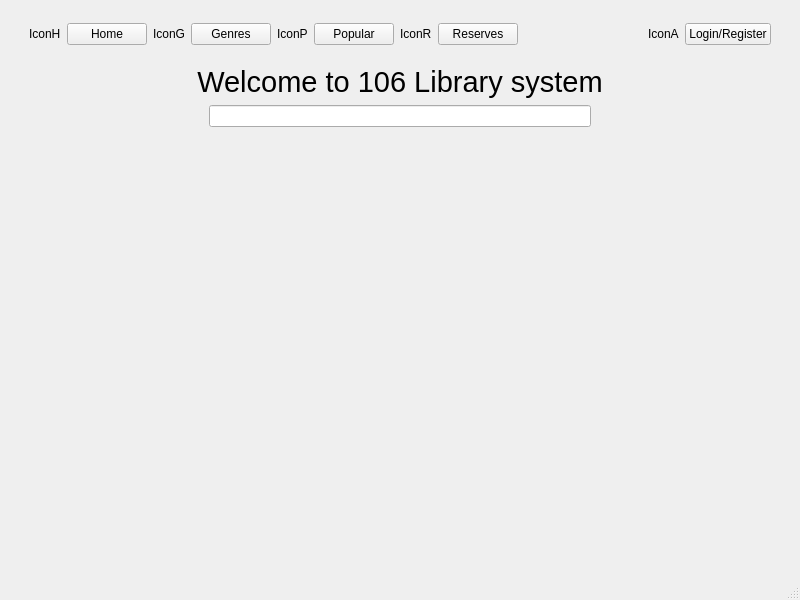
<?xml version="1.0" encoding="UTF-8"?>
<ui version="4.0">
 <class>MainWindow</class>
 <widget class="QMainWindow" name="MainWindow">
  <property name="geometry">
   <rect>
    <x>0</x>
    <y>0</y>
    <width>800</width>
    <height>600</height>
   </rect>
  </property>
  <property name="windowTitle">
   <string>MainWindow</string>
  </property>
  <widget class="QWidget" name="centralwidget">
   <layout class="QVBoxLayout" name="verticalLayout">
    <item>
     <layout class="QHBoxLayout" name="horizontalLayout">
      <item>
       <spacer name="horizontalSpacer_5">
        <property name="orientation">
         <enum>Qt::Horizontal</enum>
        </property>
        <property name="sizeType">
         <enum>QSizePolicy::Minimum</enum>
        </property>
        <property name="sizeHint" stdset="0">
         <size>
          <width>20</width>
          <height>20</height>
         </size>
        </property>
       </spacer>
      </item>
      <item>
       <widget class="QLabel" name="label">
        <property name="text">
         <string>IconH</string>
        </property>
       </widget>
      </item>
      <item>
       <widget class="QPushButton" name="pushButton">
        <property name="text">
         <string>Home</string>
        </property>
       </widget>
      </item>
      <item>
       <widget class="QLabel" name="label_2">
        <property name="text">
         <string>IconG</string>
        </property>
       </widget>
      </item>
      <item>
       <widget class="QPushButton" name="pushButton_2">
        <property name="text">
         <string>Genres</string>
        </property>
       </widget>
      </item>
      <item>
       <widget class="QLabel" name="label_3">
        <property name="text">
         <string>IconP</string>
        </property>
       </widget>
      </item>
      <item>
       <widget class="QPushButton" name="pushButton_3">
        <property name="text">
         <string>Popular</string>
        </property>
       </widget>
      </item>
      <item>
       <widget class="QLabel" name="label_4">
        <property name="text">
         <string>IconR</string>
        </property>
       </widget>
      </item>
      <item>
       <widget class="QPushButton" name="pushButton_4">
        <property name="text">
         <string>Reserves</string>
        </property>
       </widget>
      </item>
      <item>
       <spacer name="verticalSpacer_2">
        <property name="orientation">
         <enum>Qt::Vertical</enum>
        </property>
        <property name="sizeType">
         <enum>QSizePolicy::Minimum</enum>
        </property>
        <property name="sizeHint" stdset="0">
         <size>
          <width>20</width>
          <height>50</height>
         </size>
        </property>
       </spacer>
      </item>
      <item>
       <spacer name="horizontalSpacer">
        <property name="orientation">
         <enum>Qt::Horizontal</enum>
        </property>
        <property name="sizeType">
         <enum>QSizePolicy::MinimumExpanding</enum>
        </property>
        <property name="sizeHint" stdset="0">
         <size>
          <width>80</width>
          <height>20</height>
         </size>
        </property>
       </spacer>
      </item>
      <item>
       <widget class="QLabel" name="label_5">
        <property name="text">
         <string>IconA</string>
        </property>
       </widget>
      </item>
      <item>
       <widget class="QPushButton" name="pushButton_5">
        <property name="text">
         <string>Login/Register</string>
        </property>
       </widget>
      </item>
      <item>
       <spacer name="horizontalSpacer_2">
        <property name="orientation">
         <enum>Qt::Horizontal</enum>
        </property>
        <property name="sizeType">
         <enum>QSizePolicy::Minimum</enum>
        </property>
        <property name="sizeHint" stdset="0">
         <size>
          <width>20</width>
          <height>20</height>
         </size>
        </property>
       </spacer>
      </item>
     </layout>
    </item>
    <item>
     <layout class="QVBoxLayout" name="verticalLayout_2">
      <item>
       <widget class="QLabel" name="label_6">
        <property name="font">
         <font>
          <pointsize>22</pointsize>
         </font>
        </property>
        <property name="text">
         <string>Welcome to 106 Library system</string>
        </property>
        <property name="scaledContents">
         <bool>false</bool>
        </property>
        <property name="alignment">
         <set>Qt::AlignCenter</set>
        </property>
       </widget>
      </item>
      <item>
       <layout class="QHBoxLayout" name="horizontalLayout_2">
        <item>
         <spacer name="horizontalSpacer_3">
          <property name="orientation">
           <enum>Qt::Horizontal</enum>
          </property>
          <property name="sizeType">
           <enum>QSizePolicy::Minimum</enum>
          </property>
          <property name="sizeHint" stdset="0">
           <size>
            <width>200</width>
            <height>20</height>
           </size>
          </property>
         </spacer>
        </item>
        <item>
         <widget class="QLineEdit" name="lineEdit_2"/>
        </item>
        <item>
         <spacer name="horizontalSpacer_4">
          <property name="orientation">
           <enum>Qt::Horizontal</enum>
          </property>
          <property name="sizeType">
           <enum>QSizePolicy::Minimum</enum>
          </property>
          <property name="sizeHint" stdset="0">
           <size>
            <width>200</width>
            <height>20</height>
           </size>
          </property>
         </spacer>
        </item>
       </layout>
      </item>
      <item>
       <spacer name="verticalSpacer">
        <property name="orientation">
         <enum>Qt::Vertical</enum>
        </property>
        <property name="sizeType">
         <enum>QSizePolicy::Fixed</enum>
        </property>
        <property name="sizeHint" stdset="0">
         <size>
          <width>20</width>
          <height>50</height>
         </size>
        </property>
       </spacer>
      </item>
     </layout>
    </item>
    <item>
     <spacer name="verticalSpacer_3">
      <property name="orientation">
       <enum>Qt::Vertical</enum>
      </property>
      <property name="sizeHint" stdset="0">
       <size>
        <width>20</width>
        <height>20</height>
       </size>
      </property>
     </spacer>
    </item>
   </layout>
  </widget>
  <widget class="QMenuBar" name="menubar">
   <property name="geometry">
    <rect>
     <x>0</x>
     <y>0</y>
     <width>800</width>
     <height>21</height>
    </rect>
   </property>
  </widget>
  <widget class="QStatusBar" name="statusbar"/>
 </widget>
 <resources/>
 <connections/>
</ui>
